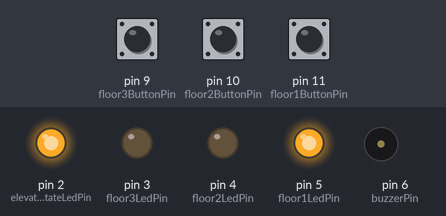
This sketch was run on a simulated Arduino Uno, built with avr-gcc and run on an emulated ATmega328P. On the bench: output pins drawn as LEDs (lit = HIGH), buzzer (waves = sounding). The test bench sets the inputs (shaded band); at power-on: pin 9 (floor3ButtonPin) HIGH, pin 10 (floor2ButtonPin) HIGH, pin 11 (floor1ButtonPin) HIGH.

Above: at 1.2 s.
1.3 s: pin 9 (floor3ButtonPin) pulled LOW for 0.15 s
At 1.54 s:
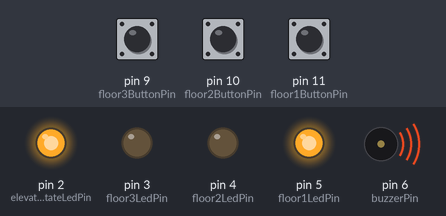
At 11.3 s:
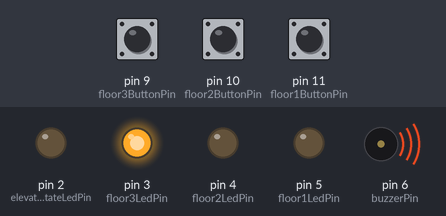
13.3 s: pin 10 (floor2ButtonPin) pulled LOW for 1 s
At 22.1 s:
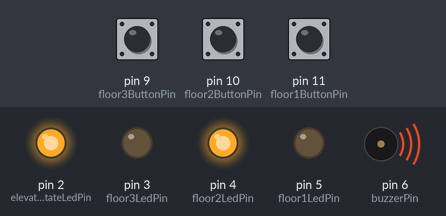
Timing chart, 0 to 24.3 s (numbered marks = the images above; inputs shaded):
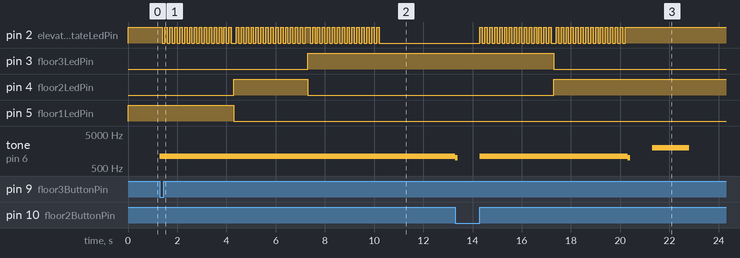

Measured:
- after the input at 1.3 s, pin 2 (elevatorStateLedPin): goes 14 × (LOW 0.10 s, HIGH 0.10 s), LOW 0.20 s, 14 × (HIGH 0.10 s, LOW 0.10 s), HIGH 0.20 s, 14 × (LOW 0.10 s, HIGH 0.10 s), then LOW, starting after 0.10 s; pin 3 (floor3LedPin): LOW → HIGH after 6.0 s
- after the input at 13.3 s, pin 3 (floor3LedPin): HIGH → LOW after 4.0 s; pin 4 (floor2LedPin): LOW → HIGH after 4.0 s

The sketch:

Homework3.ino
```cpp
/*
Homework 3
Student: Ioana-Cristina Ursoiu
Group: 364 (Tuesday 9-12)
*/

const int floor1LedPin = 5;
const int floor2LedPin = 4;
const int floor3LedPin = 3;
const int elevatorStateLedPin = 2;
const int buzzerPin = 6;

byte stateElevatorStateLed = HIGH;

const int floor1ButtonPin = 11;
const int floor2ButtonPin = 10;
const int floor3ButtonPin = 9;

const int travelTime = 3000; // Time between floors (3 seconds)
const int openCloseTime = 1500; // Time for doors to close (1.5 second)
const int arriveTime = 100; // Time for arrive (0.5 seconds)

int startFloor = 1;
int currentFloor = 1;
int targetFloor = 1;
bool moving = false;
bool doorsClose = true;
unsigned long lastFloorChangeTime = 0;
unsigned long lastDoorActionTime = 0;
unsigned long lastStateChangeElevatorStateLed = 0;

void setup() {
  pinMode(floor1ButtonPin, INPUT_PULLUP);
  pinMode(floor2ButtonPin, INPUT_PULLUP);
  pinMode(floor3ButtonPin, INPUT_PULLUP);
  pinMode(floor1LedPin, OUTPUT);
  pinMode(floor2LedPin, OUTPUT);
  pinMode(floor3LedPin, OUTPUT);
  pinMode(elevatorStateLedPin, OUTPUT);
  pinMode(buzzerPin, OUTPUT);
  updateElevatorState();
}

void loop() {
  if(!moving && doorsClose)
    readButtons();
  if(moving)
    handleArrival();
}

// It reads at what floor you want to go if the elevator is not moving and the doors are closed
// I used the elevator at university as an example
void readButtons() {
    startFloor = currentFloor;
  if (digitalRead(floor1ButtonPin) == LOW)
    targetFloor = 1;
  else if (digitalRead(floor2ButtonPin) == LOW)
    targetFloor = 2;
  else if (digitalRead(floor3ButtonPin) == LOW)
    targetFloor = 3;
  if (targetFloor != currentFloor)
    moveElevator();
}

void handleArrival()
{
  // Plays the moving sound and makes the led elevator state blink
  if(millis() - lastFloorChangeTime < travelTime && moving)
    playBuzzerSound("move");

  // If the travel Time for one floor passed and the current floor is not the target floor it incremets/decrements the target floor
  // It also updates the floor (the specific led lights up)
  // It moves the elevator to get the time for the last floor
  if (millis() - lastFloorChangeTime >= travelTime && currentFloor != targetFloor)
  {
    if(targetFloor > currentFloor)
      currentFloor++;
    else
      currentFloor--;
    updateElevatorState();
    moveElevator();
  }
  // If the elevator arrived it's not moving anymore, doors open and it plays the arrive sound
  // I know we shouldn't use delay, but without delay my doors are not closing
  else if(currentFloor == targetFloor && millis() - lastFloorChangeTime >= travelTime * abs(targetFloor - startFloor))
    {
      if(doorsClose == true)
        lastDoorActionTime = millis();
      moving = false;
      doorsClose = false;
      playBuzzerSound("arrive");
      delay(1000);
      digitalWrite(elevatorStateLedPin, HIGH);
      if(millis() - lastDoorActionTime >= openCloseTime)
      {
        doorsClose = true;
        playBuzzerSound("doorsClosing");
      }
    }

}

// The elevator starts moving
void moveElevator() {
  lastFloorChangeTime = millis();
  playBuzzerSound("move");
  moving = true;
  doorsClose = false;
  lastStateChangeElevatorStateLed = millis();
}

// It updates the floor you are at
void updateElevatorState() {
  digitalWrite(floor1LedPin, currentFloor == 1);
  digitalWrite(floor2LedPin, currentFloor == 2);
  digitalWrite(floor3LedPin, currentFloor == 3);
  if(!moving)
    digitalWrite(elevatorStateLedPin, HIGH);
}

// It plays the specified sound
void playBuzzerSound(String soundType) {
  if (soundType == "arrive") {
    tone(buzzerPin, 1000, arriveTime); // "Cling" sound when arriving
  }
  else if (soundType == "move") {
    if(millis() - lastStateChangeElevatorStateLed >= 100)
    {
      digitalWrite(elevatorStateLedPin, stateElevatorStateLed);
      stateElevatorStateLed = !stateElevatorStateLed;
      lastStateChangeElevatorStateLed = millis();
    }
    tone(buzzerPin, 1100); // Sound for moving
  }
  else if (soundType == "doorsClosing")
  {
    tone(buzzerPin, 2000, openCloseTime); // Sound for doors closing
  }
}
```
